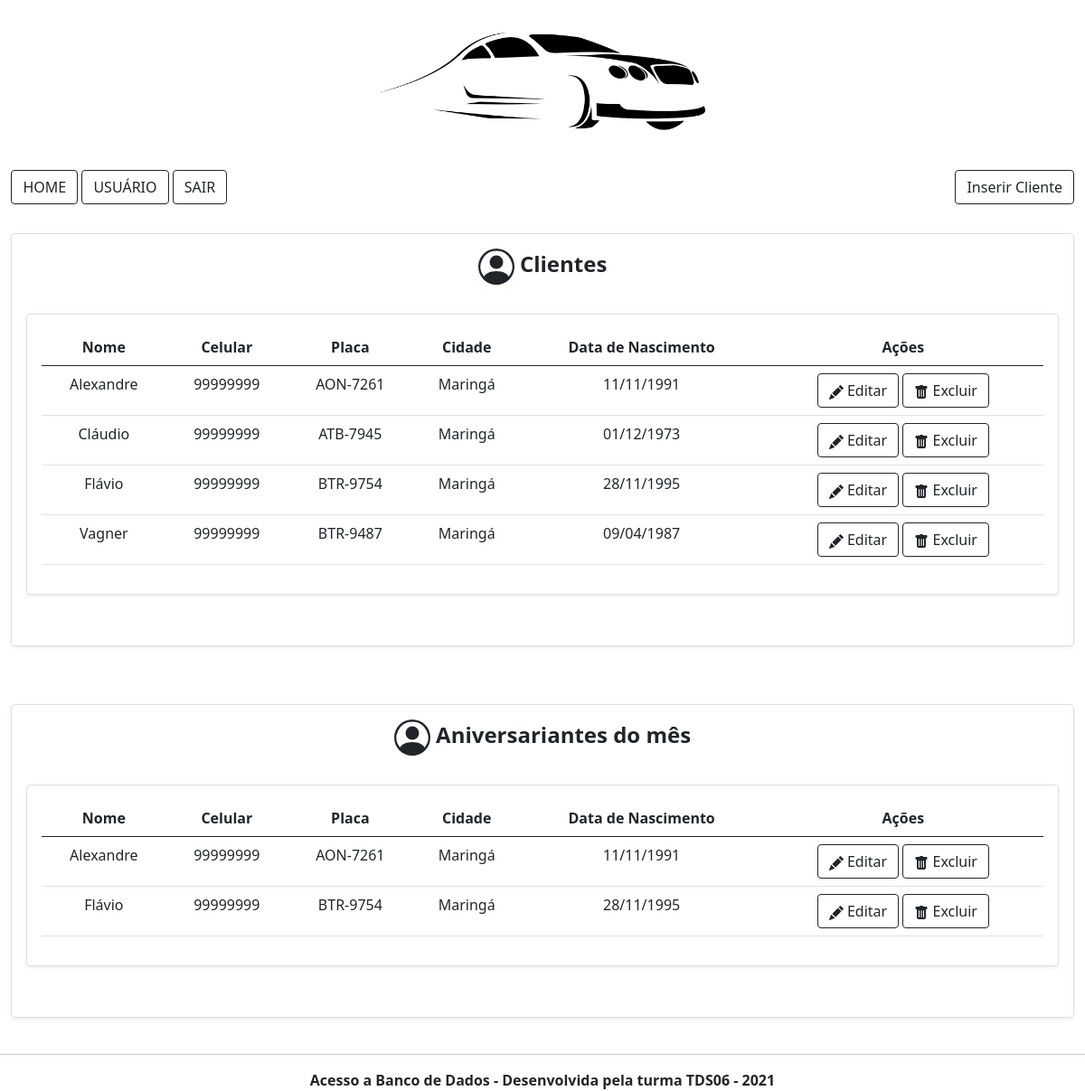
The page /loja.php (signed in) on the database its author committed.
### tables this page shows
CREATE TABLE `pessoa` (
  `id` int(11) NOT NULL,
  `nome` varchar(90) NOT NULL,
  `celular` varchar(100) NOT NULL,
  `placa` varchar(20) NOT NULL,
  `cidade` varchar(85) NOT NULL,
  `data_nascimento` date NOT NULL
);

### listagem.php (the view, shortened to what this page needs)
<!DOCTYPE html>
<html lang="pt-br">
  <head>
    <link href="https://cdn.jsdelivr.net/npm/bootstrap@5.0.2/dist/css/bootstrap.min.css" rel="stylesheet">
  </head>
  <body>
      <div class="row row-cols-2 row-cols-md-1 mb-3 text-center">
      <div class="col">
        <div class="card mb-4 rounded-3 shadow-sm">
          <div class="card-body">
            <table class="table table-hover">
            <thead>
            <tr>
                <th scope="col">Nome</th>
                <th scope="col">Celular</th>
                <th scope="col">Placa</th>
                <th scope="col">Cidade</th>
                <th scope="col">Data de Nascimento</th>
                <th scope="col">Ações</th>
            </tr>
            </thead>
            <tbody>
            <?php
            include 'conecta.php';
            $pesquisa = mysqli_query($conn, "SELECT * FROM pessoa");
            $row = mysqli_num_rows($pesquisa);
            if($row > 0){
                while($registro = $pesquisa-> fetch_array()){
                    $data = $registro['data_nascimento'];
                    $id = $registro['id'];
                    echo '<tr>';
                    echo '<td>'.$registro['nome'].'</td>';
                    echo '<td>'.$registro['celular'].'</td>';
                    echo '<td>'.$registro['placa'].'</td>';
                    echo '<td>'.$registro['cidade'].'</td>';
                    echo '<td>'.date("d/m/Y", strtotime($data)).'</td>';
                    echo '<td><a href="edita.php?id='.$id.'"><button type="button" class="btn btn-outline-dark" type"button"><svg xmlns="http://www.w3.org/2000/svg" width="16" height="16" fill="currentColor" class="bi bi-pencil-fill" viewBox="0 0 16 16">
                    <path d="M12.854.146a.5.5 0 0 0-.707 0L10.5 1.793 14.207 5.5l1.647-1.646a.5.5 0 0 0 0-.708l-3-3zm.646 6.061L9.793 2.5 3.293 9H3.5a.5.5 0 0 1 .5.5v.5h.5a.5.5 0 0 1 .5.5v.5h.5a.5.5 0 0 1 .5.5v.5h.5a.5.5 0 0 1 .5.5v.207l6.5-6.5zm-7.468 7.468A.5.5 0 0 1 6 13.5V13h-.5a.5.5 0 0 1-.5-.5V12h-.5a.5.5 0 0 1-.5-.5V11h-.5a.5.5 0 0 1-.5-.5V10h-.5a.499.499 0 0 1-.175-.032l-.179.178a.5.5 0 0 0-.11.168l-2 5a.5.5 0 0 0 .65.65l5-2a.5.5 0 0 0 .168-.11l.178-.178z"/>
                    </svg>
                        Editar
                    </button></a>  <a href="exclui.php?id='.$id.'"><button type="button" class="btn btn-outline-dark" type"button"><svg xmlns="http://www.w3.org/2000/svg" width="16" height="16" fill="currentColor" class="bi bi-trash-fill" viewBox="0 0 16 16">
                    <path d="M2.5 1a1 1 0 0 0-1 1v1a1 1 0 0 0 1 1H3v9a2 2 0 0 0 2 2h6a2 2 0 0 0 2-2V4h.5a1 1 0 0 0 1-1V2a1 1 0 0 0-1-1H10a1 1 0 0 0-1-1H7a1 1 0 0 0-1 1H2.5zm3 4a.5.5 0 0 1 .5.5v7a.5.5 0 0 1-1 0v-7a.5.5 0 0 1 .5-.5zM8 5a.5.5 0 0 1 .5.5v7a.5.5 0 0 1-1 0v-7A.5.5 0 0 1 8 5zm3 .5v7a.5.5 0 0 1-1 0v-7a.5.5 0 0 1 1 0z"/>
                    </svg>
                        Excluir
                    </button></a></td>';
                    echo '</tr>';
                }
                echo '</tbody>';
                echo '</table>';
            }
            else {
                echo "Não há registros inseridos.";
                echo '</tbody>';
                echo '</table>';
            }
            ?>
          </div>
        </div>
      </div>
    </div>
    </div>
  </body>
</html>

### loja.php (shortened to what this page needs)
<!DOCTYPE html>
<html lang="pt-br">
    <head>
        <link href="https://cdn.jsdelivr.net/npm/bootstrap@5.0.2/dist/css/bootstrap.min.css" rel="stylesheet">
    </head>
    <body>
        <header>
            <center><img src="imagens/logo.png" width="30%" height="30%"/></center>
            <nav class="navbar navbar-expand-lg navbar-ligth bg-ligth">
                <?php
                    include 'menu.php';
                ?>
                <div class="container-fluid">
                    <button type="button" class="btn btn-outline-dark" data-bs-toggle="modal" data-bs-target="#exampleModal">Inserir Cliente</button>
                </div>
            </nav>
        </header>
        <div class="container-fluid">
            <section>
                <br/>
                <div class="row justify-content-center row-cols-2 row-cols-md-1 mb-3 text-center">
                    <div class="col">
                        <div class="card mb-4 rounded-3 shadow-sm">
                            <div class="card-hearder py-3">
                                <h4 class="my-0 fw-normal">&nbsp;<b>Clientes</b></h4>
                            </div>
                            <div class="card-body">
                                <?php
                                    include 'listagem.php';
                                ?>
                                <div class="container-fluid">
            <section>
                <br/>
                <div class="row justify-content-center row-cols-2 row-cols-md-1 mb-3 text-center">
                    <div class="col">
                        <div class="card mb-4 rounded-3 shadow-sm">
                            <div class="card-hearder py-3">
                                <h4 class="my-0 fw-normal">&nbsp;<b>Aniversariantes do mês</b></h4>
                            </div>
                            <div class="card-body">
                                <?php
                                    include 'aniversariantes.php';
                                ?>
                            </div>
                        </div>
                    </div>
                </div>
                        <?php
                            include 'cadastro.php';
                        ?>
        <footer>
            <hr/>
            <center><b>Acesso a Banco de Dados - Desenvolvida pela turma TDS06 - 2021</b></center>
        </footer>
    </body>
</html>

### menu.php (shortened to what this page needs)
<?php
    include 'conecta.php';
    $usuario = $_SESSION["user"];
    $menu_query = "SELECT * FROM usuario WHERE login='".$usuario."' AND tipo='Administrador'";
    $result = $conn->query($menu_query);
    if($result->num_rows>0){
        echo "<a href='loja.php' type='button' class='btn btn-outline-dark'>HOME</a>";
        echo "<a href='usuario.php' type='button' class='btn btn-outline-dark'>USUÁRIO</a>";
        echo "<a href='sair.php' type='button' class='btn btn-outline-dark'>SAIR</a>";
    }
    else {
        echo "<a href='loja.php' type='button' class='btn btn-outline-dark'>HOME</a>";
        echo " ";
        echo "<a href='sair.php' type='button' class='btn btn-outline-dark'>SAIR</a>";
    }
?>

### aniversariantes.php (shortened to what this page needs)
<!DOCTYPE html>
<html lang="pt-br">
  <head>
    <link href="https://cdn.jsdelivr.net/npm/bootstrap@5.0.2/dist/css/bootstrap.min.css" rel="stylesheet">
  </head>
  <body>
      <div class="row row-cols-2 row-cols-md-1 mb-3 text-center">
      <div class="col">
        <div class="card mb-4 rounded-3 shadow-sm">
          <div class="card-body">
            <table class="table table-hover">
            <thead>
            <tr>
                <th scope="col">Nome</th>
                <th scope="col">Celular</th>
                <th scope="col">Placa</th>
                <th scope="col">Cidade</th>
                <th scope="col">Data de Nascimento</th>
                <th scope="col">Ações</th>
            </tr>
            </thead>
            <tbody>
            <?php
            include 'conecta.php';
            $pesquisa = mysqli_query($conn, "SELECT * FROM pessoa WHERE Month(data_nascimento) = Month(Now())");
            $row = mysqli_num_rows($pesquisa);
            if($row > 0){
                while($registro = $pesquisa-> fetch_array()){
                    $data = $registro['data_nascimento'];
                    $id = $registro['id'];
                    echo '<tr>';
                    echo '<td>'.$registro['nome'].'</td>';
                    echo '<td>'.$registro['celular'].'</td>';
                    echo '<td>'.$registro['placa'].'</td>';
                    echo '<td>'.$registro['cidade'].'</td>';
                    echo '<td>'.date("d/m/Y", strtotime($data)).'</td>';
                    echo '<td><a href="edita.php?id='.$id.'"><button type="button" class="btn btn-outline-dark" type"button"><svg xmlns="http://www.w3.org/2000/svg" width="16" height="16" fill="currentColor" class="bi bi-pencil-fill" viewBox="0 0 16 16">
                    <path d="M12.854.146a.5.5 0 0 0-.707 0L10.5 1.793 14.207 5.5l1.647-1.646a.5.5 0 0 0 0-.708l-3-3zm.646 6.061L9.793 2.5 3.293 9H3.5a.5.5 0 0 1 .5.5v.5h.5a.5.5 0 0 1 .5.5v.5h.5a.5.5 0 0 1 .5.5v.5h.5a.5.5 0 0 1 .5.5v.207l6.5-6.5zm-7.468 7.468A.5.5 0 0 1 6 13.5V13h-.5a.5.5 0 0 1-.5-.5V12h-.5a.5.5 0 0 1-.5-.5V11h-.5a.5.5 0 0 1-.5-.5V10h-.5a.499.499 0 0 1-.175-.032l-.179.178a.5.5 0 0 0-.11.168l-2 5a.5.5 0 0 0 .65.65l5-2a.5.5 0 0 0 .168-.11l.178-.178z"/>
                    </svg>
                        Editar
                    </button></a>  <a href="exclui.php?id='.$id.'"><button type="button" class="btn btn-outline-dark" type"button"><svg xmlns="http://www.w3.org/2000/svg" width="16" height="16" fill="currentColor" class="bi bi-trash-fill" viewBox="0 0 16 16">
                    <path d="M2.5 1a1 1 0 0 0-1 1v1a1 1 0 0 0 1 1H3v9a2 2 0 0 0 2 2h6a2 2 0 0 0 2-2V4h.5a1 1 0 0 0 1-1V2a1 1 0 0 0-1-1H10a1 1 0 0 0-1-1H7a1 1 0 0 0-1 1H2.5zm3 4a.5.5 0 0 1 .5.5v7a.5.5 0 0 1-1 0v-7a.5.5 0 0 1 .5-.5zM8 5a.5.5 0 0 1 .5.5v7a.5.5 0 0 1-1 0v-7A.5.5 0 0 1 8 5zm3 .5v7a.5.5 0 0 1-1 0v-7a.5.5 0 0 1 1 0z"/>
                    </svg>
                        Excluir
                    </button></a></td>';
                    echo '</tr>';
                }
                echo '</tbody>';
                echo '</table>';
            }
            else {
                echo "Não há registros inseridos.";
                echo '</tbody>';
                echo '</table>';
            }
            ?>
          </div>
        </div>
      </div>
    </div>
    </div>
  </body>
</html>

### cadastro.php (shortened to what this page needs)
<!DOCTYPE html>
<html lang="pt-br">
    <head>
        <link href="https://cdn.jsdelivr.net/npm/bootstrap@5.0.2/dist/css/bootstrap.min.css" rel="stylesheet">
    </head>
    <body>
    </body>
</html>

### rows shown on the page
pessoa: nome "Alexandre", celular "99999999", placa "AON-7261", cidade "Maringá", data_nascimento "11/11/1991"
pessoa: nome "Cláudio", celular "99999999", placa "ATB-7945", cidade "Maringá", data_nascimento "01/12/1973"
pessoa: nome "Flávio", celular "99999999", placa "BTR-9754", cidade "Maringá", data_nascimento "28/11/1995"
pessoa: nome "Vagner", celular "99999999", placa "BTR-9487", cidade "Maringá", data_nascimento "09/04/1987"
